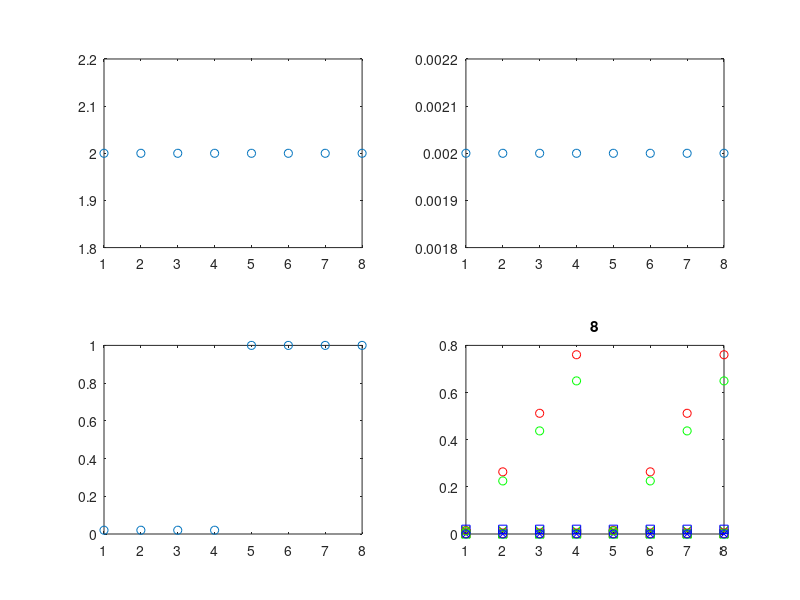

MATLAB code to generate this figure: (Note: this script raises an error after producing the figure.)
clear all

DataDir = '/opt/topspin2/data/DT/nmr';
ExpNam = 'Yeast_sedimenation_fexsy_170302'; expno = 2;
ExpNam = 'CK_170306'; expno = 86;

G_filt.min = .02;
G_filt.max = .02;
G_filt.N = 1; 

G_det.min = .02;
G_det.max = 1;
G_det.N = 4;

TM.min = 20e-3;
TM.max = 1000e-3;
TM.N = 2;

%----------------------------------------------
G_filt.theta = pi/2; G_filt.phi = 1.1*pi/4;
G_mix.min = .02;
G_mix.max = .02;
G_mix.N = 1;
G_mix.theta = .1*pi/2; G_mix.phi = .1*pi/4;
G_det.theta = pi/2; G_det.phi = .9*pi/4;
TE.min = 2e-3; TE.max = 2e-3; TE.N = 1;
TR.min = 2000e-3; TR.max = 2000e-3; TR.N = 1;

ga = linspace(G_filt.min,G_filt.max,G_filt.N)';
gb = linspace(G_mix.min,G_mix.max,G_mix.N)';
gc = linspace(G_det.min,G_det.max,G_det.N)';
tm = linspace(TM.min,TM.max,TM.N)';
te = linspace(TE.min,TE.max,TE.N)';
tr = flipud(linspace(TR.min,TR.max,TR.N)');

[ga,gc,tm] = ndgrid(ga,gc,tm);
gb = G_mix.max*ones(G_filt.N,G_det.N,TM.N);
te = TE.max*ones(G_filt.N,G_det.N,TM.N);
tr = TR.max*ones(G_filt.N,G_det.N,TM.N);

td1 = numel(ga);
ga = reshape(ga,[td1 1]);
gb = reshape(gb,[td1 1]);
gc = reshape(gc,[td1 1]);
tm = reshape(tm,[td1 1]);
te = reshape(te,[td1 1]);
tr = reshape(tr,[td1 1]);

gax = ga*sin(G_filt.theta)*cos(G_filt.phi);
gay = ga*sin(G_filt.theta)*sin(G_filt.phi);
gaz = ga*cos(G_filt.theta);
gbx = gb*sin(G_mix.theta)*cos(G_mix.phi);
gby = gb*sin(G_mix.theta)*sin(G_mix.phi);
gbz = gb*cos(G_mix.theta);
gcx = gc*sin(G_det.theta)*cos(G_det.phi);
gcy = gc*sin(G_det.theta)*sin(G_det.phi);
gcz = gc*cos(G_det.theta);

vdT1 = tr;
vdT2 = te;
vdTM = tm;

figure(2), clf
subplot(2,2,1)
plot(1:td1,vdT1,'o')
subplot(2,2,2)
plot(1:td1,vdT2,'o')
subplot(2,2,3)
plot(1:td1,vdTM,'o')
subplot(2,2,4)
plot(1:td1,gax,'rx',1:td1,gay,'gx',1:td1,gaz,'bx',...
    1:td1,gbx,'rs',1:td1,gby,'gs',1:td1,gbz,'bs',...
    1:td1,gcx,'ro',1:td1,gcy,'go',1:td1,gcz,'bo')
title(num2str(td1))

wd = cd;

ListDir = '/opt/topspin2/exp/stan/nmr/lists/vd';

fpath = [ListDir];

fname = 'DT_vdT1';
fid1 = fopen([fpath '/' fname],'w');
fname = 'DT_vdT2';
fid2 = fopen([fpath '/' fname],'w');
fname = 'DT_vdTM';
fid3 = fopen([fpath '/' fname],'w');

for n = 1:td1
    fprintf(fid1,'%1.8f\n',vdT1(n));
    fprintf(fid2,'%1.8f\n',vdT2(n));
    fprintf(fid3,'%1.8f\n',vdTM(n));
end

fclose(fid1);
fclose(fid2);
fclose(fid3);

fpath = [DataDir '/' ExpNam '/' num2str(expno)];

fname = 'gax';
fidax = fopen([fpath '/' fname],'w');
fname = 'gay';
fiday = fopen([fpath '/' fname],'w');
fname = 'gaz';
fidaz = fopen([fpath '/' fname],'w');
fname = 'gbx';
fidbx = fopen([fpath '/' fname],'w');
fname = 'gby';
fidby = fopen([fpath '/' fname],'w');
fname = 'gbz';
fidbz = fopen([fpath '/' fname],'w');
fname = 'gcx';
fidcx = fopen([fpath '/' fname],'w');
fname = 'gcy';
fidcy = fopen([fpath '/' fname],'w');
fname = 'gcz';
fidcz = fopen([fpath '/' fname],'w');

text.header = {
{['##TITLE= ' fpath '/diff_ramp']};
{'##JCAMP-DX= 5.00 Bruker JCAMP library'}
{'##DATA TYPE= Shape Data'}
{'##ORIGIN= Bruker Analytik GmbH'}
{'##OWNER= <nmrsu>'}
{'##DATE= 07/02/27'}
{'##TIME= 08:11:48'}
{'##MINX= 0'}
{'##MAXX= 1'}
{'##MINY= 0'}
{'##MAXY= 1'}
{'##$SHAPE_EXMODE= Gradient'}
{'##$SHAPE_TOTROT= 0'}
{'##$SHAPE_BWFAC= 0'}
{'##$SHAPE_INTEGFAC= 0'}
{'##$SHAPE_MODE= 0'}};

[Nlines, dummy] = size(text.header);

for nline = 1:Nlines
    fprintf(fidax,'%s\n',text.header{nline}{1});
    fprintf(fiday,'%s\n',text.header{nline}{1});
    fprintf(fidaz,'%s\n',text.header{nline}{1});
    fprintf(fidbx,'%s\n',text.header{nline}{1});
    fprintf(fidby,'%s\n',text.header{nline}{1});
    fprintf(fidbz,'%s\n',text.header{nline}{1});
    fprintf(fidcx,'%s\n',text.header{nline}{1});
    fprintf(fidcy,'%s\n',text.header{nline}{1});
    fprintf(fidcz,'%s\n',text.header{nline}{1});
end


fprintf(fidax,'%s\n',['##NPOINTS=' num2str(td1)]);
fprintf(fidax,'%s\n',['##XYDATA= (X++(Y..Y))']);
fprintf(fiday,'%s\n',['##NPOINTS=' num2str(td1)]);
fprintf(fiday,'%s\n',['##XYDATA= (X++(Y..Y))']);
fprintf(fidaz,'%s\n',['##NPOINTS=' num2str(td1)]);
fprintf(fidaz,'%s\n',['##XYDATA= (X++(Y..Y))']);
fprintf(fidbx,'%s\n',['##NPOINTS=' num2str(td1)]);
fprintf(fidbx,'%s\n',['##XYDATA= (X++(Y..Y))']);
fprintf(fidby,'%s\n',['##NPOINTS=' num2str(td1)]);
fprintf(fidby,'%s\n',['##XYDATA= (X++(Y..Y))']);
fprintf(fidbz,'%s\n',['##NPOINTS=' num2str(td1)]);
fprintf(fidbz,'%s\n',['##XYDATA= (X++(Y..Y))']);
fprintf(fidcx,'%s\n',['##NPOINTS=' num2str(td1)]);
fprintf(fidcx,'%s\n',['##XYDATA= (X++(Y..Y))']);
fprintf(fidcy,'%s\n',['##NPOINTS=' num2str(td1)]);
fprintf(fidcy,'%s\n',['##XYDATA= (X++(Y..Y))']);
fprintf(fidcz,'%s\n',['##NPOINTS=' num2str(td1)]);
fprintf(fidcz,'%s\n',['##XYDATA= (X++(Y..Y))']);

for nG = 1:length(gax)
    fprintf(fidax,'%f\n',gax(nG));
    fprintf(fiday,'%f\n',gay(nG));
    fprintf(fidaz,'%f\n',gaz(nG));
    fprintf(fidbx,'%f\n',gbx(nG));
    fprintf(fidby,'%f\n',gby(nG));
    fprintf(fidbz,'%f\n',gbz(nG));
    fprintf(fidcx,'%f\n',gcx(nG));
    fprintf(fidcy,'%f\n',gcy(nG));
    fprintf(fidcz,'%f\n',gcz(nG));
end


fprintf(fidax,'%s\n',['##END']);
fprintf(fiday,'%s\n',['##END']);
fprintf(fidaz,'%s\n',['##END']);
fprintf(fidbx,'%s\n',['##END']);
fprintf(fidby,'%s\n',['##END']);
fprintf(fidbz,'%s\n',['##END']);
fprintf(fidcx,'%s\n',['##END']);
fprintf(fidcy,'%s\n',['##END']);
fprintf(fidcz,'%s\n',['##END']);

fclose(fidax);
fclose(fiday);
fclose(fidaz);
fclose(fidbx);
fclose(fidby);
fclose(fidbz);
fclose(fidcx);
fclose(fidcy);
fclose(fidcz);

cd(wd)